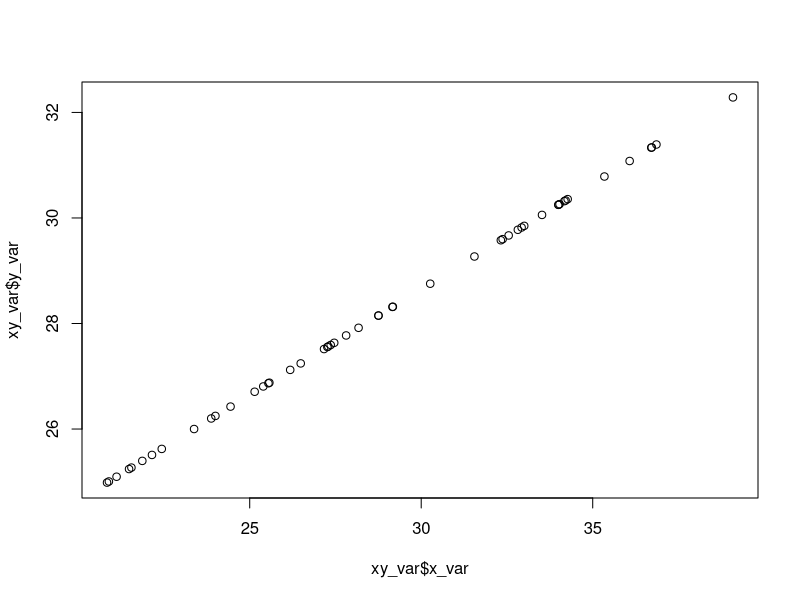
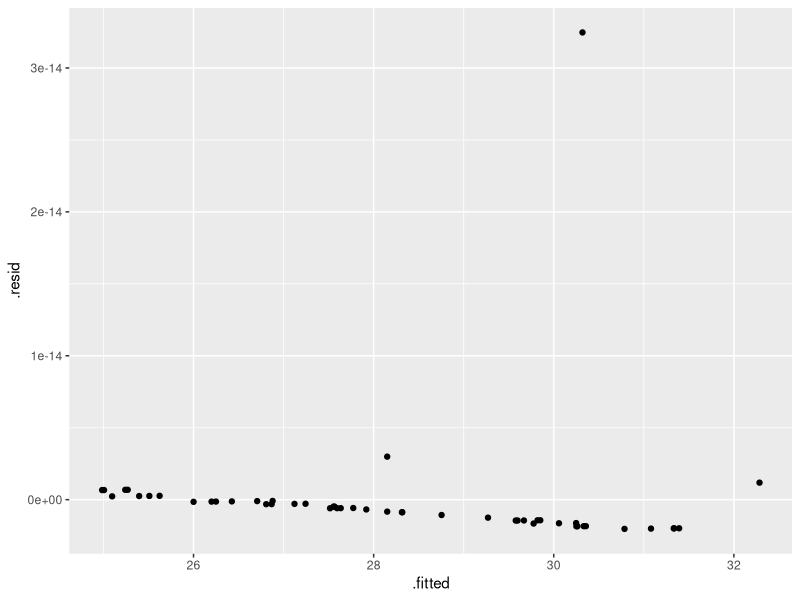
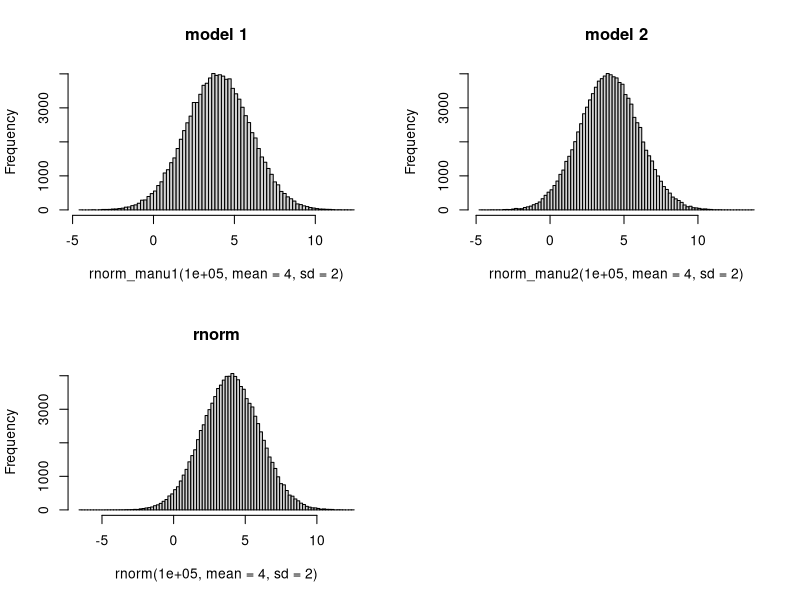

R code for these plots, in order:
## ---- chunk 1
knitr::opts_chunk$set(echo = TRUE)
## ---- chunk 2
rbinom_new <- function (x,n,p) {
  result <- c(NULL)
  for (i in (1:x)) {
    result[i] <- sum (runif(n, min=0, max=1) < p)
  } 
  return (result)
}

# comparing means of two methods to confirm the result
mean(rbinom (10000,5,0.3))
mean(rbinom_new (10000,5,0.3))
## ---- chunk 3
library (microbenchmark)
microbenchmark(rbinom (10000,5,0.3))
microbenchmark(rbinom_new (10000,5,0.3))
## ---- chunk 4
# X <- runif (50, min=20, max=40)
# Y = 15 + 0.4*X + rnorm(1,0,3) 

library(tidyverse)

set.seed(50)
x_var <- runif (50, min = 20, max = 40)

set.seed(50)
y_var <- 15 + 0.4*x_var + rnorm(1, 0, 3)

xy_var <- data.frame(x_var, y_var)
summary(lm(y_var ~ x_var, data=xy_var))

plot(xy_var$x_var, xy_var$y_var)

lm_xy <- lm(y_var ~ x_var, data=xy_var)
modf_xy <- fortify(lm_xy)
ggplot(modf_xy, aes(x = .fitted, y = .resid)) + geom_point()
## ---- chunk 5
u1 <- runif(100000, min = 0, max = 1)
u2 <- runif(100000, min = 0, max = 1)

var_R <- sqrt(-2 * log(u1))
var_theta <- 2 * pi * u2

# rnorm: model 1 
rnorm_manu1 <- function(x, mean = 0, sd = 1) {
  ran_num <- runif(x, min = 0, max = 1)
  var_R <- sqrt(-2 * log(ran_num))
  var_theta <- 2 * pi * u2
  return ((var_R * cos(var_theta)) * sd + mean)
}

# rnorm: model 2
rnorm_manu2 <- function (x, mean = 0, sd = 1) {
  ran_num <- runif(x, min = 0, max = 1)
  var_R <- sqrt(-2 * log(ran_num))
  var_theta <- 2 * pi * u2
  return ((var_R * sin(var_theta)) * sd + mean)
}

par(mfrow = c(2,2))
hist(rnorm_manu1 (100000, mean = 4, sd = 2), breaks = 100, main = "model 1")
hist(rnorm_manu2 (100000, mean = 4, sd = 2), breaks = 100, main = "model 2")
hist(rnorm(100000, mean = 4, sd = 2), breaks = 100, main = "rnorm")
